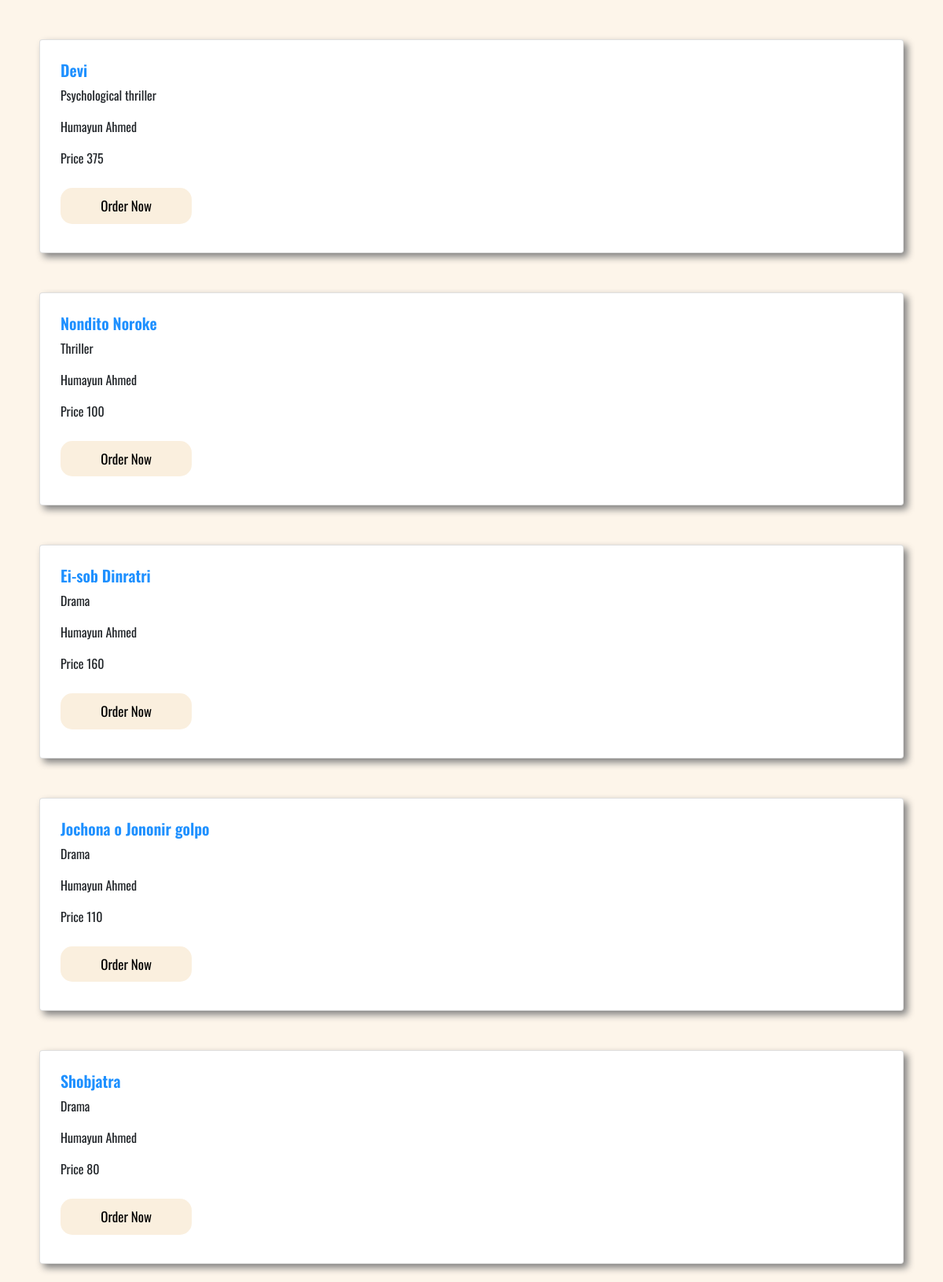
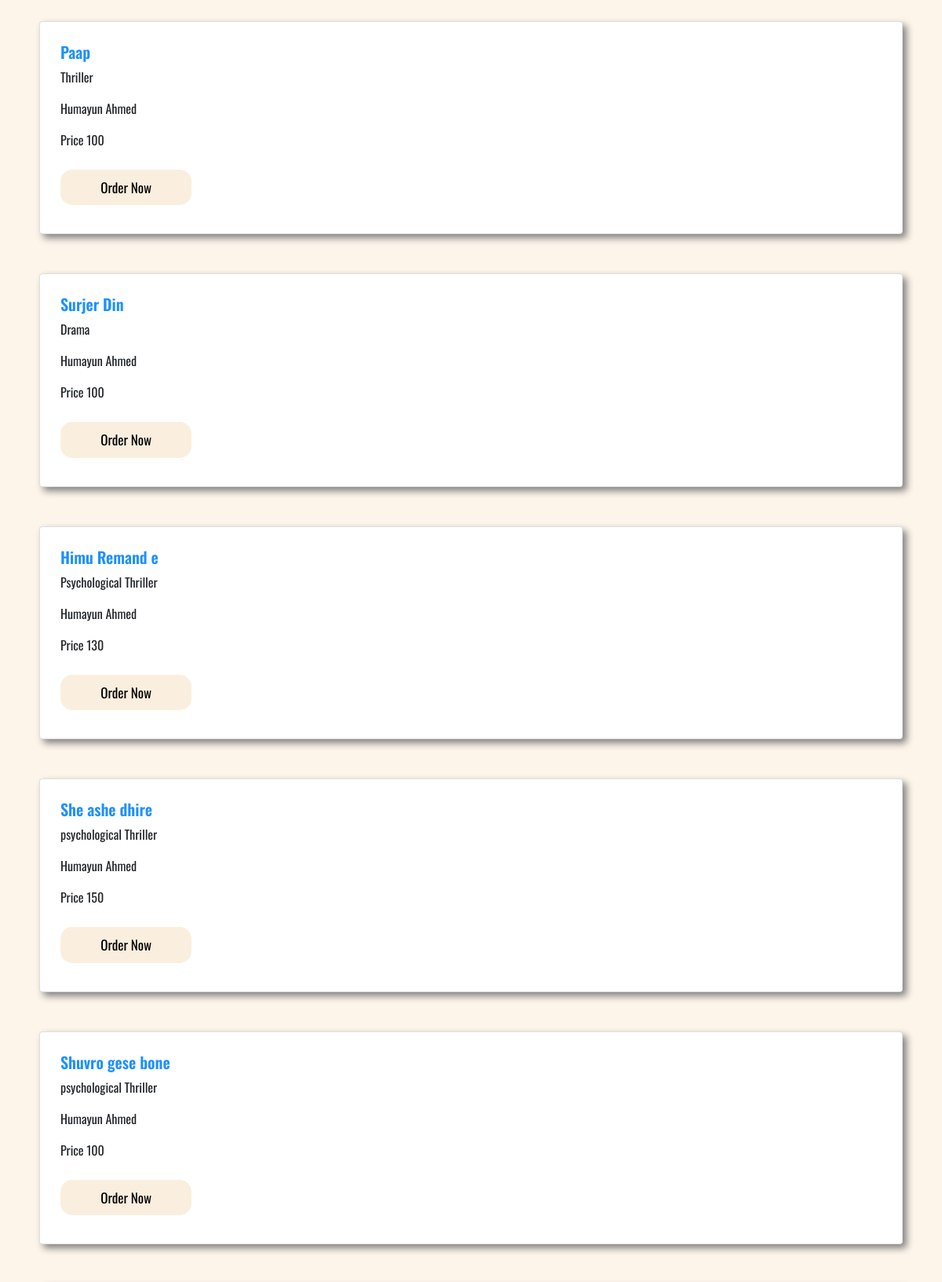
The page /files/publication_show.php?publication_id=1 (upper part) on the database its author committed (2 pictures, top to bottom).
### tables this page shows
CREATE TABLE `book` (
  `ISBN` int(30) NOT NULL,
  `title` varchar(100) DEFAULT NULL,
  `author_name` varchar(50) DEFAULT NULL,
  `publication_id` int(10) DEFAULT NULL,
  `price` int(10) DEFAULT NULL,
  `genre` varchar(30) DEFAULT NULL,
  `pdf` varchar(10) DEFAULT NULL,
  `rating` decimal(3,1) DEFAULT NULL,
  `used` varchar(20) DEFAULT NULL,
  `offer` varchar(20) DEFAULT NULL,
  `year` date DEFAULT NULL
);

### files/publication_show.php (the view, shortened to what this page needs)
<!DOCTYPE html>
<html lang="en">
<head>
    <link href="https://cdn.jsdelivr.net/npm/bootstrap@5.1.3/dist/css/bootstrap.min.css" rel="stylesheet">
    <link rel="stylesheet" href="../css/style02.css">
</head>
<body>
<?php
$db = mysqli_connect("localhost", "root", "", "readersden");
$getid= $_GET['publication_id'];
$sql = "SELECT ISBN, title, price, genre, author_name from book WHERE publication_id=$getid";
$result = mysqli_query($db, $sql);
if(mysqli_num_rows($result)>0)
{
while ($row= mysqli_fetch_assoc($result))
             {
              ?>
              <div class="card books">
        <div class="card-body">
          <h5 class=" card-text cad"> <?php echo $row['title']; ?> </h5>
          <p class="card-text "> <?php echo $row['genre']; ?> </p>
          <p class="card-text "> <?php echo $row['author_name']; ?> </p>
          <p class="card-text   "> <?php echo "Price"; echo " "; echo $row['price']; ?> </p>
          <a href=<?php echo"order.php?ISBN=" .$row['ISBN']?>><button class="button">Order Now</button></a>
        </div>
      </div>
                <?php
             }
          } else {
            echo "0 results";
          }
          ?>
          </body>
          </html>

### css/style02.css (style rules this page uses)
body { background-color: #fdf5ea; font-family: 'Oswald', sans-seri ; }
.books { margin: 50px; padding: 10px; box-shadow: gray 5px 5px 10px; }
.button { margin: 10px 0; padding: 10px; border: none; outline: none; cursor: pointer; font-size: 17px; border-radius: 15px; width: 16%; background-color: #f8e9d2b9; text-decoration: none; color: black; }
.cad { color: #1E90FF ; font-weight: 600; }

### rows shown on the page
book: title "Devi", genre "Psychological thriller", author_name "Humayun Ahmed", price "375"
book: title "Nondito Noroke", genre "Thriller", author_name "Humayun Ahmed", price "100"
book: title "Ei-sob Dinratri", genre "Drama", author_name "Humayun Ahmed", price "160"
book: title "Jochona o Jononir golpo", genre "Drama", author_name "Humayun Ahmed", price "110"
book: title "Shobjatra", genre "Drama", author_name "Humayun Ahmed", price "80"
book: title "Paap", genre "Thriller", author_name "Humayun Ahmed", price "100"
book: title "Surjer Din", genre "Drama", author_name "Humayun Ahmed", price "100"
book: title "Himu Remand e", genre "Psychological Thriller", author_name "Humayun Ahmed", price "130"
book: title "She ashe dhire", genre "psychological Thriller", author_name "Humayun Ahmed", price "150"
book: title "Shuvro gese bone", genre "psychological Thriller", author_name "Humayun Ahmed", price "100"
